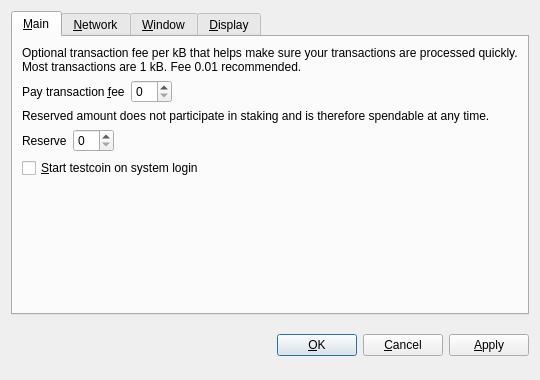
<?xml version="1.0" encoding="UTF-8"?>
<ui version="4.0">
 <class>OptionsDialog</class>
 <widget class="QDialog" name="OptionsDialog">
  <property name="geometry">
   <rect>
    <x>0</x>
    <y>0</y>
    <width>540</width>
    <height>380</height>
   </rect>
  </property>
  <property name="windowTitle">
   <string>Options</string>
  </property>
  <property name="modal">
   <bool>true</bool>
  </property>
  <layout class="QVBoxLayout" name="verticalLayout">
   <item>
    <widget class="QTabWidget" name="tabWidget">
     <property name="tabPosition">
      <enum>QTabWidget::North</enum>
     </property>
     <property name="currentIndex">
      <number>0</number>
     </property>
     <widget class="QWidget" name="tabMain">
      <attribute name="title">
       <string>&amp;Main</string>
      </attribute>
      <layout class="QVBoxLayout" name="verticalLayout_Main">
       <item>
        <widget class="QLabel" name="transactionFeeInfoLabel">
         <property name="text">
          <string>Optional transaction fee per kB that helps make sure your transactions are processed quickly. Most transactions are 1 kB. Fee 0.01 recommended.</string>
         </property>
         <property name="textFormat">
          <enum>Qt::PlainText</enum>
         </property>
         <property name="wordWrap">
          <bool>true</bool>
         </property>
        </widget>
       </item>
       <item>
        <layout class="QHBoxLayout" name="horizontalLayoutFee">
         <item>
          <widget class="QLabel" name="transactionFeeLabel">
           <property name="text">
            <string>Pay transaction &amp;fee</string>
           </property>
           <property name="textFormat">
            <enum>Qt::PlainText</enum>
           </property>
           <property name="buddy">
            <cstring>transactionFee</cstring>
           </property>
          </widget>
         </item>
         <item>
          <widget class="BitcoinAmountField" name="transactionFee"/>
         </item>
         <item>
          <spacer name="horizontalSpacerFee">
           <property name="orientation">
            <enum>Qt::Horizontal</enum>
           </property>
           <property name="sizeHint" stdset="0">
            <size>
             <width>40</width>
             <height>20</height>
            </size>
           </property>
          </spacer>
         </item>
        </layout>
       </item>
       <item>
        <widget class="QLabel" name="reserveBalanceInfoLabel">
         <property name="text">
          <string>Reserved amount does not participate in staking and is therefore spendable at any time.</string>
         </property>
         <property name="textFormat">
          <enum>Qt::PlainText</enum>
         </property>
         <property name="wordWrap">
          <bool>true</bool>
         </property>
        </widget>
       </item>
       <item>
        <layout class="QHBoxLayout" name="horizontalLayoutReserveBalance">
         <item>
          <widget class="QLabel" name="reserveBalanceLabel">
           <property name="text">
            <string>Reserve</string>
           </property>
           <property name="textFormat">
            <enum>Qt::PlainText</enum>
           </property>
           <property name="buddy">
            <cstring>reserveBalance</cstring>
           </property>
          </widget>
         </item>
         <item>
          <widget class="BitcoinAmountField" name="reserveBalance"/>
         </item>
         <item>
          <spacer name="horizontalSpacerReserveBalance">
           <property name="orientation">
            <enum>Qt::Horizontal</enum>
           </property>
           <property name="sizeHint" stdset="0">
            <size>
             <width>40</width>
             <height>20</height>
            </size>
           </property>
          </spacer>
         </item>
        </layout>
       </item>
       <item>
        <widget class="QCheckBox" name="bitcoinAtStartup">
         <property name="toolTip">
          <string>Automatically start testcoin after logging in to the system.</string>
         </property>
         <property name="text">
          <string>&amp;Start testcoin on system login</string>
         </property>
        </widget>
       </item>
       <item>
        <spacer name="verticalSpacer_Main">
         <property name="orientation">
          <enum>Qt::Vertical</enum>
         </property>
         <property name="sizeHint" stdset="0">
          <size>
           <width>20</width>
           <height>40</height>
          </size>
         </property>
        </spacer>
       </item>
      </layout>
     </widget>
     <widget class="QWidget" name="tabNetwork">
      <attribute name="title">
       <string>&amp;Network</string>
      </attribute>
      <layout class="QVBoxLayout" name="verticalLayout_Network">
       <item>
        <widget class="QCheckBox" name="mapPortUpnp">
         <property name="toolTip">
          <string>Automatically open the testcoin client port on the router. This only works when your router supports UPnP and it is enabled.</string>
         </property>
         <property name="text">
          <string>Map port using &amp;UPnP</string>
         </property>
        </widget>
       </item>
       <item>
        <widget class="QCheckBox" name="connectSocks">
         <property name="toolTip">
          <string>Connect to the testcoin network through a SOCKS5 proxy (e.g. when connecting through Tor).</string>
         </property>
         <property name="text">
          <string>&amp;Connect through SOCKS5 proxy:</string>
         </property>
        </widget>
       </item>
       <item>
        <layout class="QHBoxLayout" name="horizontalLayout_Network">
         <item>
          <widget class="QLabel" name="proxyIpLabel">
           <property name="text">
            <string>Proxy &amp;IP:</string>
           </property>
           <property name="textFormat">
            <enum>Qt::PlainText</enum>
           </property>
           <property name="buddy">
            <cstring>proxyIp</cstring>
           </property>
          </widget>
         </item>
         <item>
          <widget class="QValidatedLineEdit" name="proxyIp">
           <property name="maximumSize">
            <size>
             <width>140</width>
             <height>16777215</height>
            </size>
           </property>
           <property name="toolTip">
            <string>IP address of the proxy (e.g. 127.0.0.1)</string>
           </property>
          </widget>
         </item>
         <item>
          <widget class="QLabel" name="proxyPortLabel">
           <property name="text">
            <string>&amp;Port:</string>
           </property>
           <property name="textFormat">
            <enum>Qt::PlainText</enum>
           </property>
           <property name="buddy">
            <cstring>proxyPort</cstring>
           </property>
          </widget>
         </item>
         <item>
          <widget class="QLineEdit" name="proxyPort">
           <property name="maximumSize">
            <size>
             <width>55</width>
             <height>16777215</height>
            </size>
           </property>
           <property name="toolTip">
            <string>Port of the proxy (e.g. 9050)</string>
           </property>
          </widget>
         </item>
         <item>
          <spacer name="horizontalSpacer_Network">
           <property name="orientation">
            <enum>Qt::Horizontal</enum>
           </property>
           <property name="sizeHint" stdset="0">
            <size>
             <width>40</width>
             <height>20</height>
            </size>
           </property>
          </spacer>
         </item>
        </layout>
       </item>
       <item>
        <spacer name="verticalSpacer_Network">
         <property name="orientation">
          <enum>Qt::Vertical</enum>
         </property>
         <property name="sizeHint" stdset="0">
          <size>
           <width>20</width>
           <height>40</height>
          </size>
         </property>
        </spacer>
       </item>
      </layout>
     </widget>
     <widget class="QWidget" name="tabWindow">
      <attribute name="title">
       <string>&amp;Window</string>
      </attribute>
      <layout class="QVBoxLayout" name="verticalLayout_Window">
       <item>
        <widget class="QCheckBox" name="minimizeToTray">
         <property name="toolTip">
          <string>Show only a tray icon after minimizing the window.</string>
         </property>
         <property name="text">
          <string>&amp;Minimize to the tray instead of the taskbar</string>
         </property>
        </widget>
       </item>
       <item>
        <widget class="QCheckBox" name="minimizeOnClose">
         <property name="toolTip">
          <string>Minimize instead of exit the application when the window is closed. When this option is enabled, the application will be closed only after selecting Quit in the menu.</string>
         </property>
         <property name="text">
          <string>M&amp;inimize on close</string>
         </property>
        </widget>
       </item>
       <item>
        <spacer name="verticalSpacer_Window">
         <property name="orientation">
          <enum>Qt::Vertical</enum>
         </property>
         <property name="sizeHint" stdset="0">
          <size>
           <width>20</width>
           <height>40</height>
          </size>
         </property>
        </spacer>
       </item>
      </layout>
     </widget>
     <widget class="QWidget" name="tabDisplay">
      <attribute name="title">
       <string>&amp;Display</string>
      </attribute>
      <layout class="QVBoxLayout" name="verticalLayout_Display">
       <item>
        <layout class="QHBoxLayout" name="horizontalLayout_1_Display">
         <item>
          <widget class="QLabel" name="langLabel">
           <property name="text">
            <string>User Interface &amp;language:</string>
           </property>
           <property name="textFormat">
            <enum>Qt::PlainText</enum>
           </property>
           <property name="buddy">
            <cstring>lang</cstring>
           </property>
          </widget>
         </item>
         <item>
          <widget class="QValueComboBox" name="lang">
           <property name="toolTip">
            <string>The user interface language can be set here. This setting will take effect after restarting testcoin.</string>
           </property>
          </widget>
         </item>
        </layout>
       </item>
       <item>
        <layout class="QHBoxLayout" name="horizontalLayout_2_Display">
         <item>
          <widget class="QLabel" name="unitLabel">
           <property name="text">
            <string>&amp;Unit to show amounts in:</string>
           </property>
           <property name="textFormat">
            <enum>Qt::PlainText</enum>
           </property>
           <property name="buddy">
            <cstring>unit</cstring>
           </property>
          </widget>
         </item>
         <item>
          <widget class="QValueComboBox" name="unit">
           <property name="toolTip">
            <string>Choose the default subdivision unit to show in the interface and when sending coins.</string>
           </property>
          </widget>
         </item>
        </layout>
       </item>
       <item>
        <widget class="QCheckBox" name="coinControlFeatures">
         <property name="toolTip">
          <string>Whether to show coin control features or not.</string>
         </property>
         <property name="text">
          <string>Display coin &amp;control features (experts only!)</string>
         </property>
        </widget>
       </item>
       <item>
        <widget class="QCheckBox" name="useBlackTheme">
         <property name="text">
          <string>Use black visual theme (requires restart)</string>
         </property>
        </widget>
       </item>
       <item>
        <spacer name="verticalSpacer_Display">
         <property name="orientation">
          <enum>Qt::Vertical</enum>
         </property>
         <property name="sizeHint" stdset="0">
          <size>
           <width>20</width>
           <height>40</height>
          </size>
         </property>
        </spacer>
       </item>
      </layout>
     </widget>
    </widget>
   </item>
   <item>
    <layout class="QHBoxLayout" name="horizontalLayout_Buttons">
     <item>
      <spacer name="horizontalSpacer_1">
       <property name="orientation">
        <enum>Qt::Horizontal</enum>
       </property>
       <property name="sizeHint" stdset="0">
        <size>
         <width>40</width>
         <height>48</height>
        </size>
       </property>
      </spacer>
     </item>
     <item>
      <widget class="QLabel" name="statusLabel">
       <property name="font">
        <font>
         <weight>75</weight>
         <bold>true</bold>
        </font>
       </property>
       <property name="text">
        <string/>
       </property>
       <property name="textFormat">
        <enum>Qt::PlainText</enum>
       </property>
       <property name="wordWrap">
        <bool>true</bool>
       </property>
      </widget>
     </item>
     <item>
      <spacer name="horizontalSpacer_2">
       <property name="orientation">
        <enum>Qt::Horizontal</enum>
       </property>
       <property name="sizeHint" stdset="0">
        <size>
         <width>40</width>
         <height>48</height>
        </size>
       </property>
      </spacer>
     </item>
     <item>
      <widget class="QPushButton" name="okButton">
       <property name="text">
        <string>&amp;OK</string>
       </property>
      </widget>
     </item>
     <item>
      <widget class="QPushButton" name="cancelButton">
       <property name="text">
        <string>&amp;Cancel</string>
       </property>
       <property name="autoDefault">
        <bool>false</bool>
       </property>
      </widget>
     </item>
     <item>
      <widget class="QPushButton" name="applyButton">
       <property name="text">
        <string>&amp;Apply</string>
       </property>
       <property name="autoDefault">
        <bool>false</bool>
       </property>
      </widget>
     </item>
    </layout>
   </item>
  </layout>
 </widget>
 <customwidgets>
  <customwidget>
   <class>BitcoinAmountField</class>
   <extends>QSpinBox</extends>
   <header>bitcoinamountfield.h</header>
  </customwidget>
  <customwidget>
   <class>QValueComboBox</class>
   <extends>QComboBox</extends>
   <header>qvaluecombobox.h</header>
  </customwidget>
  <customwidget>
   <class>QValidatedLineEdit</class>
   <extends>QLineEdit</extends>
   <header>qvalidatedlineedit.h</header>
  </customwidget>
 </customwidgets>
 <resources/>
 <connections/>
</ui>
